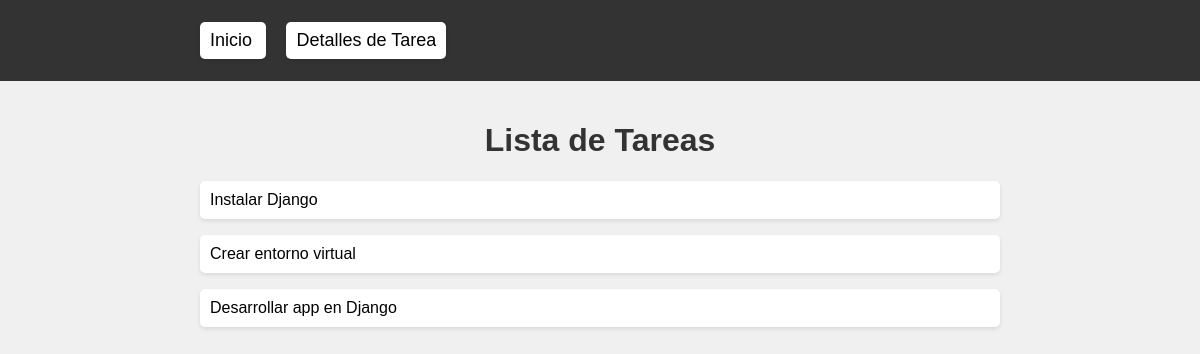
The page / on the database its author committed.
### lista_tareas/models.py (models this page shows, shortened)
class Tarea(models.Model):
    titulo = models.CharField(max_length=200)
    descripcion = models.TextField(blank=True)
    completada = models.BooleanField(default=False)

### lista_tareas/views.py (the view)
# urls.py: path('', views.index),
def index(request):
    tareas = Tarea.objects.all()
    return render(request, 'index.html', {
        'tareas': tareas
    })

### lista_tareas/templates/index.html (shortened to what this page needs)
{% extends 'layouts/navbar.html' %}
{% load static %}
{% block content %}
<!DOCTYPE html>
<html lang="es">
<head>
    <link rel="stylesheet" type="text/css" href="{% static 'styles/main.css' %}">
</head>
<body>
    <div class="container">
        <h1>Lista de Tareas</h1>
        {% for tarea in tareas %}
        <ul>
            <li>{{ tarea.titulo }}</li>
        </ul>
        {% endfor %}
    </div>
</body>
</html>
{% endblock %}

### lista_tareas/static/styles/main.css (style rules this page uses)
body { font-family: Arial, sans-serif; background-color: #f0f0f0; margin: 0; padding: 0; }
.container { max-width: 800px; margin: 0 auto; padding: 20px; }
h1 { color: #333; text-align: center; }
ul { list-style-type: none; padding: 0; }
li { background-color: #fff; padding: 10px; margin-bottom: 10px; border-radius: 5px; box-shadow: 0 2px 4px rgba(0, 0, 0, 0.1); cursor: pointer; }

### rows shown on the page
Tarea: titulo "Instalar Django"
Tarea: titulo "Crear entorno virtual"
Tarea: titulo "Desarrollar app en Django"
